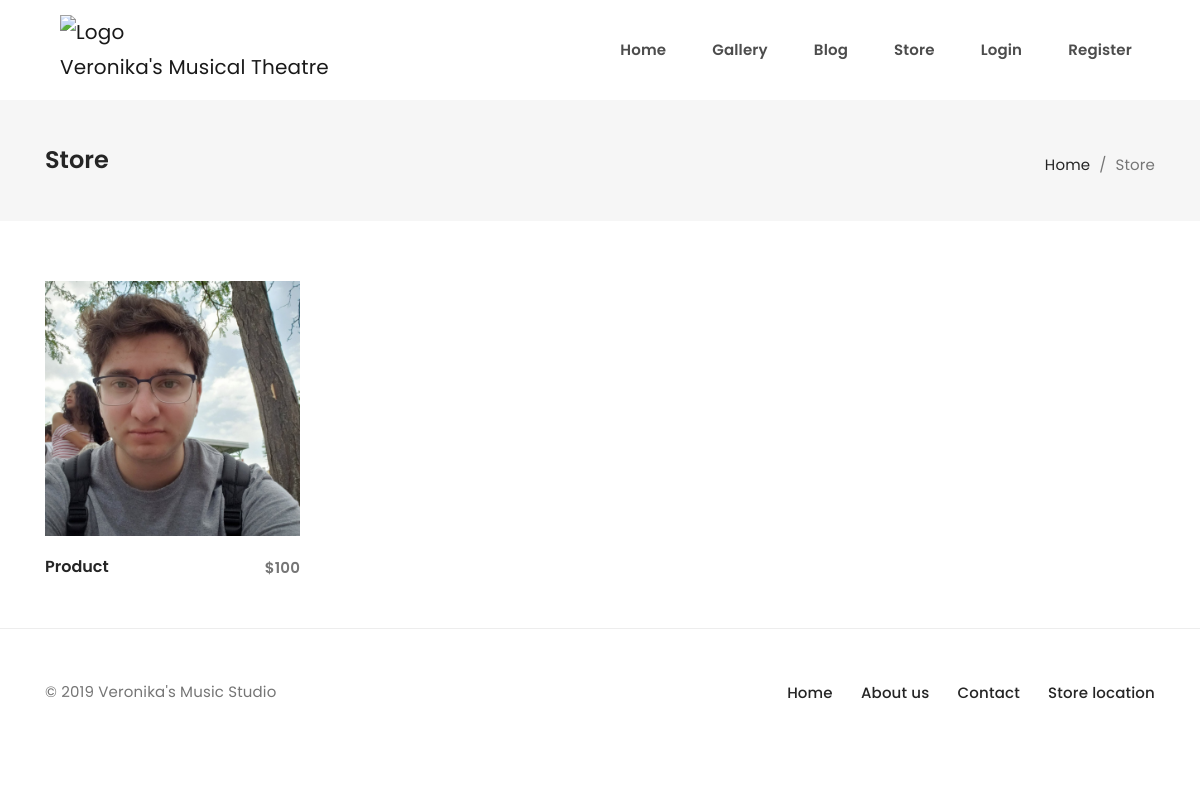
The app's page /store with its own data.
### vms/models.py (models this page shows, shortened)
class ConcertShop(db.Model):
    __tablename__ = 'concertshop'
    id = db.Column(db.Integer, primary_key=True)
    active = db.Column(db.Integer, default=0)
    concert_title = db.Column(db.String(100))
    price = db.Column(db.String(50))
    senior_price = db.Column(db.String(20))
    children_price = db.Column(db.String(20))
    quantity = db.Column(db.String(50))
    quantity_left = db.Column(db.String(50))
    description = db.Column(db.String(256))
    image_associated = db.Column(db.String(120))
    date_of_event = db.Column(db.String(120))
    time_of_event = db.Column(db.String(40))
    location = db.Column(db.String(50))

### vms/routes.py (the view)
@app.route("/store", methods=["GET", "POST"])
def store():
    products = ConcertShop.query.order_by(ConcertShop.id.desc()).all()
    return render_template("store.html", user_info=current_user, user_authority_level=User.get_authority_level(current_user), products_for_sale=products)

### vms/models.py (called while the page is built)
    def get_authority_level(current_user) -> int:
        if current_user.is_authenticated:
            user = User.query.filter_by(id=current_user.id).first()
            return user.authority
        return 0

### vms/templates/store.html (shortened to what this page needs)
{% extends 'base.html' %}
{% block content %}
<body>
        <div class="page-container scene-main scene-main--fade_In">
            <div class="page_main_title mb-60px">
                <div class="container">
                    <div class="row align-items-center">
                        <div class="col-lg-6 text-center text-lg-left">
                            <h4>Store</h4>
                        </div>
                        <div class="col-lg-6">
                            <div class="breadcrumbs mt-10px mt-lg-0 text-center text-lg-right">
                                <span class="first-item">
                                    <a href="#">Home</a>
                                </span>
                                <span class="separator">/</span>
                                <span class="last-item">Store</span>
                            </div>
                        </div>
                    </div>
                </div>
            </div>
            <div class="container">
                <div class="row">
                    <div class="col-sm-12">
                        <ul class="row products">
                            {% for product in products_for_sale %}
                            {% if product.active == 1 %}
                            <li class="product col-md-6 col-lg-3">
                                <div class="product-img-wrapper">
                                    <a href="/store/item/{{product.id}}">
                                        <img width="430" height="480" src="{{product.image_associated}}" alt="Product image">
                                    </a>
                                </div>
                                <div class="d-flex justify-content-between align-items-center">
                                    <h6 class="product-title">
                                        <a href="/store/item/{{product.id}}"> {{product.concert_title}}</a>
                                    </h6>
                                    <span class="price">
                                        <span class="amount">
                                            <span class="currencySymbol">$</span>{{product.price}}</span>
                                    </span>
                                </div>
                            </li>
                            {% endif %}
                            {% endfor %}
                        </ul>
                    </div>
                </div>
            </div>
</body>
{% endblock %}

### records on screen
ConcertShop: image_associated (picture), concert_title "Product", price "100"
